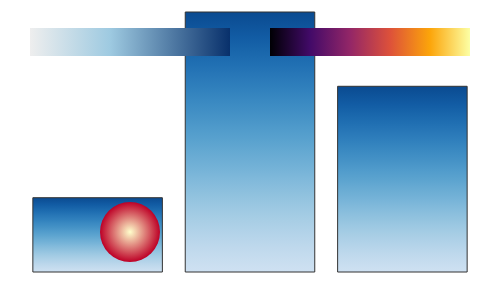

Specify this chart in Vega-Lite:
### Vega specification from a JSON file in a GitHub repository (floating-point values rounded to 4 significant figures)
{"$schema": "https://vega.github.io/schema/vega/v6.json", "description": "A mark filled with a gradient, written two ways. A specification can spell the object out — {gradient, x1, y1, x2, y2, stops} in fractions of the mark's own box — or ask a colour scale for it with gradient(), which fills in the scale's ticks as stops with each offset being the value's fraction of the domain. Both arrive at the encoder as the same object, so it does not need to know which it got.", "width": 240, "height": 130, "padding": 5, "background": "white", "data": [{"name": "t", "values": [{"c": "a", "v": 2}, {"c": "b", "v": 7}, {"c": "c", "v": 5}]}], "scales": [{"name": "x", "type": "band", "domain": {"data": "t", "field": "c"}, "range": "width", "padding": 0.15}, {"name": "y", "type": "linear", "domain": {"data": "t", "field": "v"}, "range": "height"}, {"name": "ramp", "type": "linear", "domain": [0, 10], "range": {"scheme": "blues"}}, {"name": "warm", "type": "sequential", "domain": [0, 10], "range": {"scheme": "inferno"}}], "marks": [{"type": "rect", "from": {"data": "t"}, "encode": {"enter": {"x": {"scale": "x", "field": "c"}, "width": {"scale": "x", "band": 1}, "y": {"scale": "y", "field": "v"}, "y2": {"scale": "y", "value": 0}, "fill": {"signal": "gradient('ramp', [0, 1], [0, 0])"}, "stroke": {"value": "#333"}, "strokeWidth": {"value": 0.5}}}}, {"type": "rect", "encode": {"enter": {"x": {"value": 10}, "y": {"value": 8}, "width": {"value": 100}, "height": {"value": 14}, "fill": {"value": {"gradient": "linear", "x1": 0, "y1": 0, "x2": 1, "y2": 0, "stops": [{"offset": 0, "color": "#eeeeee"}, {"offset": 0.4, "color": "#9ecae1"}, {"offset": 1, "color": "#08306b"}]}}}}}, {"type": "rect", "encode": {"enter": {"x": {"value": 130}, "y": {"value": 8}, "width": {"value": 100}, "height": {"value": 14}, "fill": {"signal": "gradient('warm', [0, 0], [1, 0], 4)"}}}}, {"type": "symbol", "encode": {"enter": {"x": {"value": 60}, "y": {"value": 110}, "size": {"value": 900}, "fill": {"value": {"gradient": "radial", "stops": [{"offset": 0, "color": "#ffffcc"}, {"offset": 1, "color": "#bd0026"}]}}}}}]}
